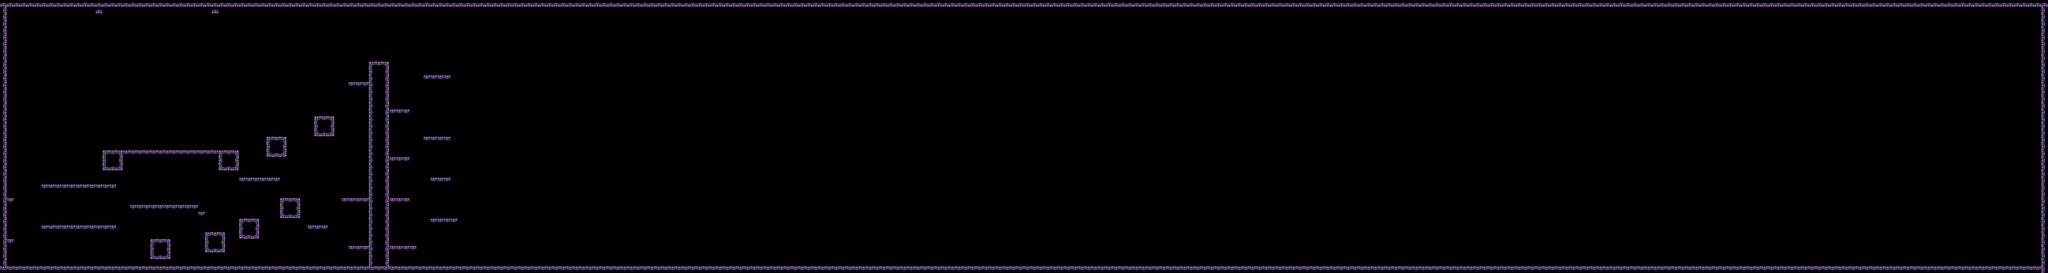

Rendered tile map (Tiled .tmx) drawn with the repository's tilesets; below, a short description and the map source with its tile grids summarised:
An orthogonal 300x40 tile map with 16x16 px tiles, 1 tile layer (Слой тайлов 1), 1 hidden layer not drawn.

<map version="1.9" tiledversion="1.9.2" orientation="orthogonal" renderorder="right-down" width="300" height="40" tilewidth="16" tileheight="16" infinite="0" nextlayerid="4" nextobjectid="1">
 <properties>
  <property name="Scale" type="int" value="4" />
 </properties>
 <tileset firstgid="1" source="testset.tsx" />
 <layer id="2" name="Слой тайлов 2" width="300" height="40" visible="0">
  <properties>
   <property name="Collision" type="bool" value="false" />
  </properties>
  <data>[12000 cells, 12000 non-empty, 1 distinct tile ids]</data>
 </layer>
 <layer id="1" name="Слой тайлов 1" width="300" height="40">
  <properties>
   <property name="Collision" type="bool" value="true" />
  </properties>
  <data>[12000 cells, 936 non-empty, 11 distinct tile ids]</data>
 </layer>
</map>
